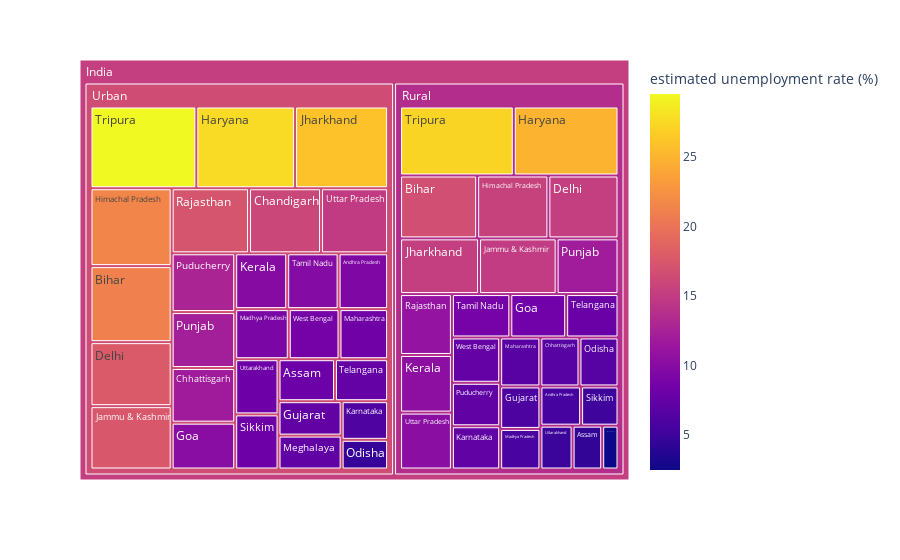

Source (notebook cell):
### Code cell
mean_unemployment_area_region = my_df.groupby(['area', 'region'])['estimated unemployment rate (%)'].mean().reset_index()

# Create a treemap with mean unemployment rates
fig = px.treemap(
    mean_unemployment_area_region,
    path=[px.Constant('India'), 'area', 'region'],
    values='estimated unemployment rate (%)',
    color='estimated unemployment rate (%)',
    hover_data=['area', 'region']
)

# Show the plot
fig.show()

### Figure 1 — Plotly figure (JSON) as saved in the notebook; plotly's stock layout.template omitted (floating-point values rounded to 4 significant figures; data arrays with more than 128 entries replaced by an {"elided": "..."} marker saying what was removed)
{"data": [{"branchvalues": "total", "customdata": {"elided": "58x3 mixed values"}, "domain": {"x": [0, 1], "y": [0, 1]}, "hovertemplate": "labels=%{label}<br>estimated unemployment rate (%)_sum=%{value}<br>parent=%{parent}<br>id=%{id}<br>area=%{customdata[0]}<br>region=%{customdata[1]}<br>estimated unemployment rate (%)=%{color}<extra></extra>", "ids": ["India/Rural/Andhra Pradesh", "India/Urban/Andhra Pradesh", "India/Rural/Assam", "India/Urban/Assam", "India/Rural/Bihar", "India/Urban/Bihar", "India/Urban/Chandigarh", "India/Rural/Chhattisgarh", "India/Urban/Chhattisgarh", "India/Rural/Delhi", "India/Urban/Delhi", "India/Rural/Goa", "India/Urban/Goa", "India/Rural/Gujarat", "India/Urban/Gujarat", "India/Rural/Haryana", "India/Urban/Haryana", "India/Rural/Himachal Pradesh", "India/Urban/Himachal Pradesh", "India/Rural/Jammu & Kashmir", "India/Urban/Jammu & Kashmir", "India/Rural/Jharkhand", "India/Urban/Jharkhand", "India/Rural/Karnataka", "India/Urban/Karnataka", "India/Rural/Kerala", "India/Urban/Kerala", "India/Rural/Madhya Pradesh", "India/Urban/Madhya Pradesh", "India/Rural/Maharashtra", "India/Urban/Maharashtra", "India/Rural/Meghalaya", "India/Urban/Meghalaya", "India/Rural/Odisha", "India/Urban/Odisha", "India/Rural/Puducherry", "India/Urban/Puducherry", "India/Rural/Punjab", "India/Urban/Punjab", "India/Rural/Rajasthan", "India/Urban/Rajasthan", "India/Rural/Sikkim", "India/Urban/Sikkim", "India/Rural/Tamil Nadu", "India/Urban/Tamil Nadu", "India/Rural/Telangana", "India/Urban/Telangana", "India/Rural/Tripura", "India/Urban/Tripura", "India/Rural/Uttar Pradesh", "India/Urban/Uttar Pradesh", "India/Rural/Uttarakhand", "India/Urban/Uttarakhand", "India/Rural/West Bengal", "India/Urban/West Bengal", "India/Rural", "India/Urban", "India"], "labels": ["Andhra Pradesh", "Andhra Pradesh", "Assam", "Assam", "Bihar", "Bihar", "Chandigarh", "Chhattisgarh", "Chhattisgarh", "Delhi", "Delhi", "Goa", "Goa", "Gujarat", "Gujarat", "Haryana", "Haryana", "Himachal Pradesh", "Himachal Pradesh", "Jammu & Kashmir", "Jammu & Kashmir", "Jharkhand", "Jharkhand", "Karnataka", "Karnataka", "Kerala", "Kerala", "Madhya Pradesh", "Madhya Pradesh", "Maharashtra", "Maharashtra", "Meghalaya", "Meghalaya", "Odisha", "Odisha", "Puducherry", "Puducherry", "Punjab", "Punjab", "Rajasthan", "Rajasthan", "Sikkim", "Sikkim", "Tamil Nadu", "Tamil Nadu", "Telangana", "Telangana", "Tripura", "Tripura", "Uttar Pradesh", "Uttar Pradesh", "Uttarakhand", "Uttarakhand", "West Bengal", "West Bengal", "Rural", "Urban", "India"], "marker": {"coloraxis": "coloraxis", "colors": [5.526, 9.428, 4.491, 8.089, 16.77, 21.07, 15.99, 6.629, 11.85, 15.26, 17.73, 8.39, 10.16, 5.917, 7.411, 25.01, 27.55, 15.5, 21.58, 14.95, 17.55, 15.22, 25.95, 7.224, 6.128, 10.34, 9.906, 5.654, 9.159, 6.81, 8.305, 2.475, 7.302, 6.613, 4.703, 7.263, 12.75, 11.92, 12.14, 10.93, 17.19, 5.08, 8.153, 8.776, 9.793, 7.864, 7.612, 27.17, 29.53, 10.21, 14.89, 4.882, 8.162, 7.572, 8.677, 13.57, 16.54, 15.27]}, "name": "", "parents": ["India/Rural", "India/Urban", "India/Rural", "India/Urban", "India/Rural", "India/Urban", "India/Urban", "India/Rural", "India/Urban", "India/Rural", "India/Urban", "India/Rural", "India/Urban", "India/Rural", "India/Urban", "India/Rural", "India/Urban", "India/Rural", "India/Urban", "India/Rural", "India/Urban", "India/Rural", "India/Urban", "India/Rural", "India/Urban", "India/Rural", "India/Urban", "India/Rural", "India/Urban", "India/Rural", "India/Urban", "India/Rural", "India/Urban", "India/Rural", "India/Urban", "India/Rural", "India/Urban", "India/Rural", "India/Urban", "India/Rural", "India/Urban", "India/Rural", "India/Urban", "India/Rural", "India/Urban", "India/Rural", "India/Urban", "India/Rural", "India/Urban", "India/Rural", "India/Urban", "India/Rural", "India/Urban", "India/Rural", "India/Urban", "India", "India", ""], "type": "treemap", "values": [5.526, 9.428, 4.491, 8.089, 16.77, 21.07, 15.99, 6.629, 11.85, 15.26, 17.73, 8.39, 10.16, 5.917, 7.411, 25.01, 27.55, 15.5, 21.58, 14.95, 17.55, 15.22, 25.95, 7.224, 6.128, 10.34, 9.906, 5.654, 9.159, 6.81, 8.305, 2.475, 7.302, 6.613, 4.703, 7.263, 12.75, 11.92, 12.14, 10.93, 17.19, 5.08, 8.153, 8.776, 9.793, 7.864, 7.612, 27.17, 29.53, 10.21, 14.89, 4.882, 8.162, 7.572, 8.677, 274.5, 368.8, 643.2]}], "layout": {"coloraxis": {"colorbar": {"title": {"text": "estimated unemployment rate (%)"}}, "colorscale": [[0, "#0d0887"], [0.1111, "#46039f"], [0.2222, "#7201a8"], [0.3333, "#9c179e"], [0.4444, "#bd3786"], [0.5556, "#d8576b"], [0.6667, "#ed7953"], [0.7778, "#fb9f3a"], [0.8889, "#fdca26"], [1, "#f0f921"]]}, "legend": {"tracegroupgap": 0}, "margin": {"t": 60}}}
